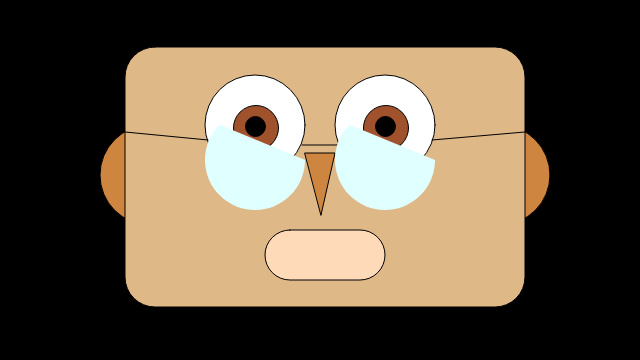
Frame 1 (no input)
Frame 60 (no input): identical to frame 1, image omitted
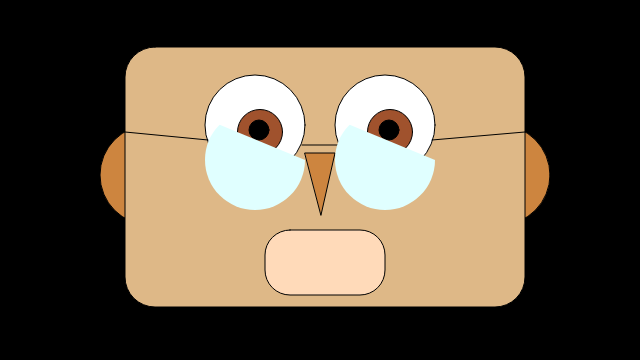
Frame 120 (the mouse pressed at the canvas centre since frame 60)

The p5.js sketch that drew these frames (run headless with seeded random() and noise() and a simulated clock; from frame 60 on, the mouse is pressed at the canvas centre):

// p5.js sketch
// ── sketch.js
/*
    second version of my self portrait
    By Erick Fiallos
*/

// global scope
var x;
var y = 125;

var eyeSize = 100;
var irisSize = 45;
var pupilSize = 20;
var earSize = 100;

function setup() {
	createCanvas(640, 360);
	x = width / 2;
}


function draw() {
	background('black');

   // ears
    stroke(0)
    fill("peru");
   	circle(x - 170, y + 50, earSize); //left
	circle(x + 180, y + 50, earSize); //right

    // face
    fill("burlywood");
	rect(x - 195, y - 78, 400, 260, 30);


    // eyes
    fill(255);
	circle(x - 65, y, eyeSize); //left eye
	circle(x + 65, y, eyeSize); //right eye

	fill("sienna");
	var irisPosition = map(mouseY, 0, height, irisSize - 4, irisSize + 4);
	var irisPosition = map(mouseX, 0, width, irisSize - 4, irisSize + 4);
	circle(irisPosition + 215, irisPosition + 87, irisSize); //left iris
	circle(irisPosition + 345, irisPosition + 87, irisSize); //right iris

	fill(0);
	var pupilPosition = map(mouseY, 0, height, pupilSize - 3.5, pupilSize + 3.5);
	var pupilPosition = map(mouseX, 0, width, pupilSize - 3.5, pupilSize + 3.5);
	circle(pupilPosition + 239, pupilPosition + 110, pupilSize); //left pupil
	circle(pupilPosition + 369, pupilPosition + 110, pupilSize); //right pupil

    // mouth
    fill("peachpuff");
    var mouthHeight = map(mouseY, 0, height, 50, 80)
	rect(x - 55, y + 105, 120, mouthHeight, 25);
    
    // nose
    fill("peru");
	triangle(x - 15, y + 28, x + 15, y + 28, x + 1, y + 90);

	// glasses
	fill("lightcyan")
	line(x - 195, y + 7, x - 112, y + 15); //left
	line(x + 112, y + 15, x + 205, y + 7); //right
	line(x + 18, y + 20, x - 18, y + 20); //center
	noStroke();
	arc(x - 65, y + 35, eyeSize, eyeSize, 0, PI + QUARTER_PI, CHORD); //left
	arc(x + 65, y + 35, eyeSize, eyeSize, 0, PI + QUARTER_PI, CHORD); //right

}
